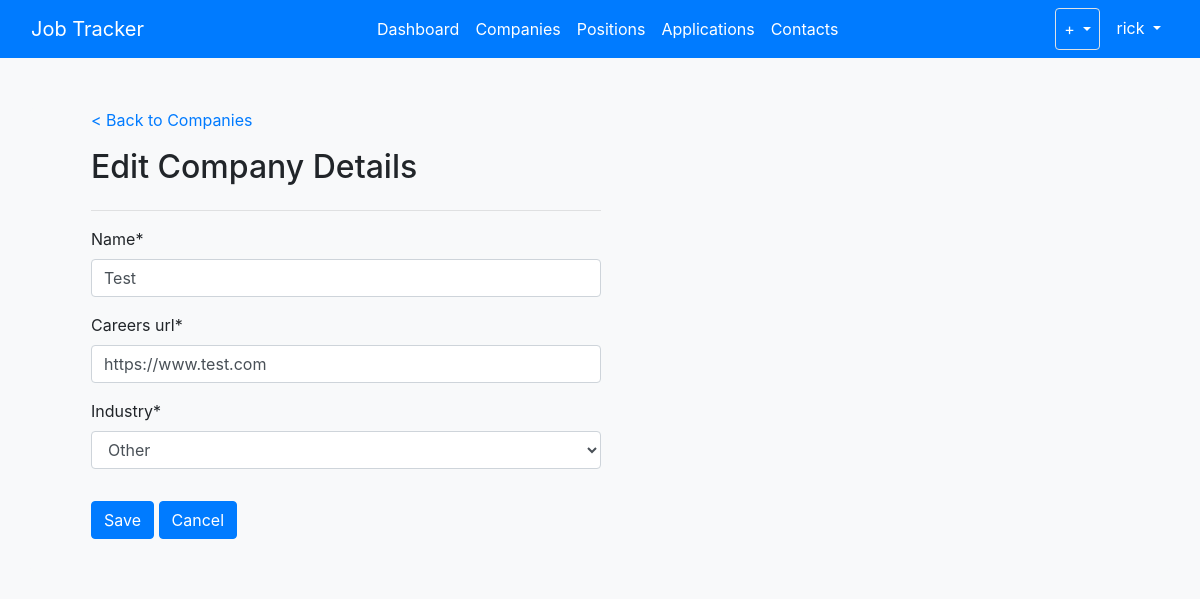
Screenshot of /companies/edit/1 (signed in) with the database file from the repository.
### jobs/models.py (models this page shows, shortened)
class Company(models.Model):
	INDUSTRY_CHOICES = [
		('tech', 'Tech'),
		('ecommerce', 'Ecommerce'),
		('healthcare', 'Healthcare'),
		('pharma', 'Pharmaceutical'),
		('aerospace', 'Aerospace'),
		('fintech', 'FinTech'),
		('nonprofit', 'Nonprofit'),
		('defense', 'Defense'),
		('other', 'Other'),
	]
	user = models.ForeignKey(
		User,
		on_delete=models.CASCADE,
		default=1)
	name = models.CharField(max_length=100)
	careers_url = models.URLField(max_length=300, null=True)
	industry = models.CharField(choices=INDUSTRY_CHOICES, max_length=100, null=True)

### jobs/views.py (the view, shortened to what this page needs)
# urls.py: path('companies/edit/<int:pk>', CompanyUpdateView.as_view(), name='jobs-company-update'),
class CompanyUpdateView(LoginRequiredMixin, UpdateView):
    model = Company
    fields = ['name', 'careers_url', 'industry']
    template_name_suffix = '_update_form'
    def get_context_data(self, **kwargs):
        context = super().get_context_data(**kwargs)
        context['id'] = self.kwargs['pk']
        return context

### jobs/templates/jobs/company_update_form.html (shortened to what this page needs)
{% extends "jobs/base.html" %}
{% load crispy_forms_tags %}
{% block content %}
<div class="container h-100 mt-5">
	<div class="container ml-3">
		<div class="row">
			<div class=col-md-auto>
				<a href="{% url 'jobs-companies' %}?company={{ id }}">< Back to Companies</a>
			</div>
		</div>
		<div class="row mt-3">
			<div class="col-md-auto">
				<h2>Edit Company Details</h2>
			</div>
		</div>
		<div class="row">
			<div class="col-sm-6 mb-3">
				<form method="POST">
					<hr>
				{{ form|crispy }}
					<div class="row mb-3">
						<div class="col mt-3">
							<input class="btn btn-primary" type="submit" value="Save">
							<a class="btn btn-primary" href="{% url 'jobs-companies' %}?company={{ company.id }}" role="button">Cancel</a>
						</div>
				    </div>
				</form>
			</div>
		</div>
	</div>
</div>
{% endblock content %}

### jobs/templates/jobs/base.html (shortened to what this page needs)
{% load static %}
<!DOCTYPE html>
<html>
<head>
    <link rel="stylesheet" href="https://cdn.jsdelivr.net/npm/bootstrap@4.5.3/dist/css/bootstrap.min.css">
    <link rel="stylesheet" type="text/css" href="{% static 'jobs/style.css' %}">
</head>
<body class="h-100 bg-light">
	<nav class="navbar navbar-expand-lg navbar-dark bg-primary fixed-top">
		<div class="container-fluid">
			<a class="navbar-brand" href="/">Job Tracker</a>
			<div class="collapse navbar-collapse" id="expandMenu">
				<ul class="navbar-nav mr-auto">
					{% if request.user.is_authenticated %}
					<li class="nav-item">
						<a class="nav-link active" aria-current="page" href="/">Dashboard</a>
					</li>
					<li class="nav-item">
						<a class="nav-link active" href="{% url 'jobs-companies' %}">Companies</a>
					</li>
					<li class="nav-item">
						<a class="nav-link active" href="{% url 'jobs-list-positions' %}">Positions</a>
					</li>
					<li class="nav-item">
						<a class="nav-link active" href="{% url 'jobs-list-applications' %}">Applications</a>
					</li>
					<li class="nav-item">
						<a class="nav-link active" href="/contacts">Contacts</a>
					</li>
					{% endif %}
				</ul>
				<ul class="navbar-nav">
					{% if request.user.is_authenticated %}
					<li class="dropdown border rounded">
						<a class="nav-link active dropdown-toggle" href="#" id="navbarDropdownMenuLink" role="button" data-bs-toggle="dropdown" aria-expanded="false"> + </a>
					</li>
					<li class="dropdown ml-2">
						<a class="nav-link active dropdown-toggle" href="#" id="navbarDropdownMenuLink" role="button" data-bs-toggle="dropdown" aria-expanded="false"> {{ request.user.username }} </a>
					</li>
					{% endif %}
				</ul>
			</div>
		</div>
	</nav>
	<div class="container bg-light rounded">
		{% block content %}{% endblock %}
	</div>
</body>
</html>

### jobs/static/jobs/style.css (style rules this page uses)
body { padding-top: 60px; }

### rows the page displays
Company: name "Test", careers_url "https://www.test.com", industry "Other"

### other values shown
{{ request.user.username }} "rick"
